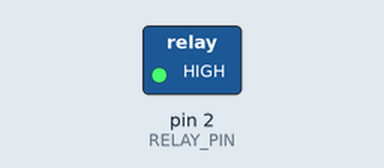
Simulated run of this sketch. Board: Arduino Uno, built with avr-gcc and run on an emulated ATmega328P. Shown: switched loads named in the sketch (green lamp = pin HIGH). Dashed ring = blinking.

Above: at 0.5 s.
Timing chart, 0 to 4.6 s (numbered marks = the images above):
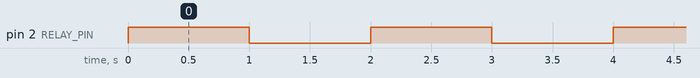

The sketch:

Calibrate-Relay.ino
```cpp
/*
Script for the calibration of a Relay Module
Last modified: 01/07/2025
Working with Arduino Uno R4 wifi
Sensors used: Relay module with external pump connected to external power source.

With this calibration script you should find out
if the relay module pin in low turns of the relay or not.
Depending on the result you should configure the script to
turn on and off the relay accordingly.

In my particular case and after testing, High is off and Low is on,
therefore in my production script I configured the following variables:

const byte relayOn = LOW;
const byte relayOff = HIGH;
*/

#define RELAY_PIN 2

// Setup of the script
void setup() {
  // initialize digital pin RELAY_PIN as an output.
  pinMode(RELAY_PIN, OUTPUT);   // Relay Pin Initialization
  digitalWrite(RELAY_PIN, LOW); // Turn the Relay Pin Off by default (is this off? we find out now)
}

// Loop of the script
void loop() {
  digitalWrite(RELAY_PIN, HIGH);   // turn the RELAY pin on
  delay(1000);                     // wait for a second
  digitalWrite(RELAY_PIN, LOW);    // turn the RELAY pin off
  delay(1000);                     // wait for a second
}
```

Measured:
- by itself, pin 2 (RELAY_PIN): alternates HIGH for 1.0 s and LOW for 1.0 s
